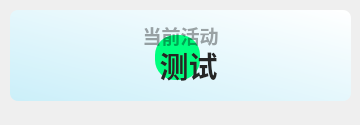
<?xml version="1.0" encoding="UTF-8"?>
<ui version="4.0">
 <class>Form</class>
 <widget class="QWidget" name="Form">
  <property name="geometry">
   <rect>
    <x>0</x>
    <y>0</y>
    <width>360</width>
    <height>125</height>
   </rect>
  </property>
  <property name="minimumSize">
   <size>
    <width>0</width>
    <height>100</height>
   </size>
  </property>
  <property name="maximumSize">
   <size>
    <width>16777215</width>
    <height>65536</height>
   </size>
  </property>
  <property name="windowTitle">
      <string>当前</string>
  </property>
  <widget class="QPushButton" name="subject">
   <property name="geometry">
    <rect>
     <x>10</x>
     <y>40</y>
     <width>341</width>
     <height>51</height>
    </rect>
   </property>
   <property name="font">
    <font>
     <family>Microsoft YaHei UI</family>
     <pointsize>22</pointsize>
     <weight>75</weight>
     <bold>true</bold>
    </font>
   </property>
   <property name="styleSheet">
    <string notr="true">border: none;
color: rgba(37, 37, 37, 255);
font-weight: bold;</string>
   </property>
   <property name="text">
    <string>  测试</string>
   </property>
   <property name="icon">
    <iconset>
     <normaloff>../../../../../img/it.svg</normaloff>../../../../../img/it.svg</iconset>
   </property>
   <property name="iconSize">
    <size>
     <width>36</width>
     <height>26</height>
    </size>
   </property>
  </widget>
  <widget class="QLabel" name="blurEffect">
   <property name="geometry">
    <rect>
     <x>155</x>
     <y>35</y>
     <width>45</width>
     <height>45</height>
    </rect>
   </property>
   <property name="styleSheet">
    <string notr="true">background-color: rgb(0, 255, 127);
border-radius:20px</string>
   </property>
   <property name="text">
    <string/>
   </property>
  </widget>
  <widget class="QLabel" name="sub_title">
   <property name="geometry">
    <rect>
     <x>30</x>
     <y>0</y>
     <width>301</width>
     <height>71</height>
    </rect>
   </property>
   <property name="font">
    <font>
     <family>Microsoft YaHei UI</family>
     <pointsize>14</pointsize>
     <weight>75</weight>
     <bold>true</bold>
    </font>
   </property>
   <property name="styleSheet">
    <string notr="true">color: rgba(0, 0, 0, 90);
font-weight: bold;</string>
   </property>
   <property name="text">
    <string>当前活动</string>
   </property>
   <property name="textFormat">
    <enum>Qt::PlainText</enum>
   </property>
   <property name="alignment">
    <set>Qt::AlignCenter</set>
   </property>
  </widget>
  <widget class="QLabel" name="backgnd">
   <property name="geometry">
    <rect>
     <x>10</x>
     <y>10</y>
     <width>341</width>
     <height>91</height>
    </rect>
   </property>
   <property name="styleSheet">
    <string notr="true">background-color: qlineargradient(spread:pad, x1:0, y1:1, x2:1, y2:0, stop:0 rgba(203, 239, 249, 255), stop:1 rgba(255, 255, 255, 255));
border-radius: 8px</string>
   </property>
   <property name="text">
    <string/>
   </property>
  </widget>
  <widget class="QLabel" name="img">
   <property name="geometry">
    <rect>
     <x>30</x>
     <y>10</y>
     <width>91</width>
     <height>91</height>
    </rect>
   </property>
   <property name="styleSheet">
    <string notr="true"/>
   </property>
   <property name="pixmap">
    <pixmap>img/1.png</pixmap>
   </property>
   <property name="scaledContents">
    <bool>true</bool>
   </property>
  </widget>
  <zorder>backgnd</zorder>
  <zorder>img</zorder>
  <zorder>blurEffect</zorder>
  <zorder>sub_title</zorder>
  <zorder>subject</zorder>
 </widget>
 <resources/>
 <connections/>
</ui>
